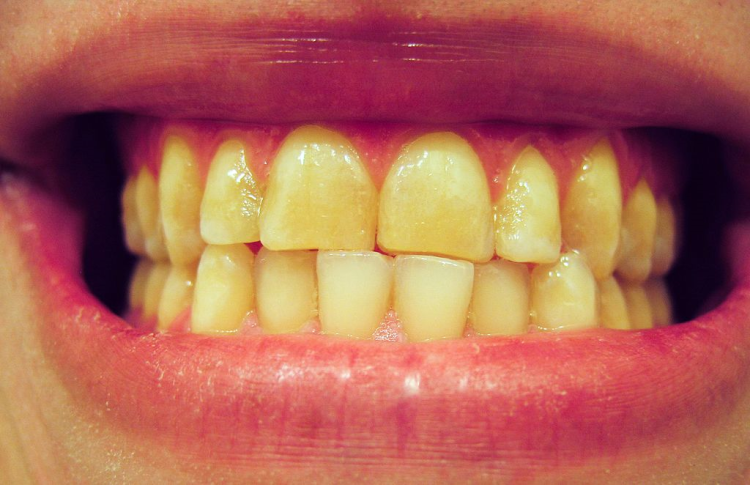
#> input picture dataset/samples/999999.png, 750 x 485 px
$ python -i gadf.py   (imports and definitions only)
#> lines starting #> are read from the running program, lines starting #| are printed output that depends on the picture
#> further down, picture is the input picture: shape (485, 750, 3); mean B, G, R 85.2, 103.4, 177.9
'''
A python implementation of the geometric attraction-driven flow
by Seongeun Kim, CMI Lab., KAIST.

Reference.
Hahn, Jooyoung, and Chang-Ock Lee.
"Geometric attraction-driven flow for image segmentation and boundary detection."
Journal of Visual Communication and Image Representation 21.1 (2010): 56-66.
https://doi.org/10.1016/j.jvcir.2009.10.005

Last update: 2022-10-24
'''
import cv2
import numpy as np
from skimage.measure import label


class GADF():
    eps = np.finfo(float).eps

    def __init__(self, img, sig=None, epsilon=1, refine_er=False):
        '''
        inputs
        -----
        img: color or gray scale image \n
        sig: variance for gaussian kernel \n
        epsilon: parameter; numerical integration or differentiation \n
        refine_er: custom option; if True, it try to delete some small fragments

        attributes
        -----
        self.Fa: GADF
        self.Er: edge-region
        '''
#> called with epsilon = 1, refine_er = False
        self.img_orig = img
        self.epsilon = epsilon
        self.w, self.h = img.shape[:2]
#> self.w = 485; self.h = 750
        if len(img.shape) > 2:
            self.c = img.shape[2]
#> self.c = 3
        else:
            self.c = 1

        if sig == None:
            sig = np.sqrt(self.w**2 + self.h**2) / 300
#> sig = 2.98
        img = self.gaussfilt(self.img_orig, sig=sig)
        self.Fa = self.gadf(img)

        er = self.edgeRegion()
        if refine_er:
            self.Er = self.refineEr(er)
        else:
            self.Er = er

    def gadf(self, img) -> None:
        if self.c == 1:
            ngx, ngy = self.normalGrad(img)

            Ip = self.directInterp(img, (ngx, ngy), self.epsilon)
            In = self.directInterp(img, (ngx, ngy), -self.epsilon)

            coeff = np.sign(Ip + In - 2 * img)
            Fa = np.stack((coeff * ngx, coeff * ngy), axis=2)
        elif self.c == 3:
            h = 1E-02
            E = self.structTensor(img)
            Q = self.eigvecSort(E)
            v = Q[..., 0]

            num_part = 21
            xp = np.linspace(0, self.epsilon, num_part)
            xn = np.linspace(-self.epsilon, 0, num_part)
            yp, yn = [], []
            for p, n in zip(*[xp, xn]):
                yp.append(self.dux(img, v, p, h))
                yn.append(self.dux(img, v, n, h))

            lx = np.trapz(yp, dx=1 / 20, axis=0) - np.trapz(yn, dx=1 / 20, axis=0)

            Fa = np.sign(lx)[..., None] * v
        else:
            raise NotImplemented('Number of image channels is not 1 or 3.')
        return Fa

    # [4 lines left out: function normalGrad, not called in this run]

    def structTensor(self, img):
        gx, gy = self.imgrad(img)
        Ei = np.array([[gx * gx, gx * gy], [gy * gx, gy * gy]])
        E = Ei.sum(axis=4).transpose((2, 3, 0, 1))
        return E

    def edgeRegion(self) -> None:
        F_ = np.stack((self.directInterp(self.Fa[..., 0], (self.Fa[..., 0], self.Fa[..., 1])),
            self.directInterp(self.Fa[..., 1], (self.Fa[..., 0], self.Fa[..., 1]))), axis=2)
        indic = np.sum(self.Fa * F_, axis=2)
        self.Er = np.where(indic < 0, 1, 0)
        return self.Er

    def dux(self, img, v, mag, h):
        '''
        input
        -----
        v: direction \n
        s: maginitude which is coefficient of v \n
        h: increment for finite differential \n
        '''
        _d = v.transpose((2, 0, 1))
        up = np.array([self.directInterp(img[..., i], _d, mag + h)
            for i in range(self.c)])
        un = np.array([self.directInterp(img[..., i], _d, mag - h)
            for i in range(self.c)])
        res = np.sqrt(np.sum(((up - un) / (2 * h)) ** 2, axis=0))
        return res

    @staticmethod
    def eigvecSort(E:np.ndarray, values=False) -> tuple:
        v, Q = np.linalg.eig(E)
        _idx = np.argsort(v, axis=-1)[..., ::-1]
        Q_idx = np.stack((_idx, _idx), axis=2)
        sorted_Q = np.take_along_axis(Q, Q_idx, axis=-1)
        if values:
            sorted_v = np.take_along_axis(v, _idx, axis=-1)
            return sorted_Q, sorted_v
        else:
            return sorted_Q

    @staticmethod
    def imgrad(img: np.ndarray, order=1, h=1) -> np.ndarray:
        '''
        central difference
        '''
#> called with order = 1, h = 1
        nd = img.ndim
#> nd = 3
        if nd < 3:
            img = np.expand_dims(img, axis=-1)
        if order == 1:
            _x_ = img[:, 2:, ...] - img[:, :-2, ...]
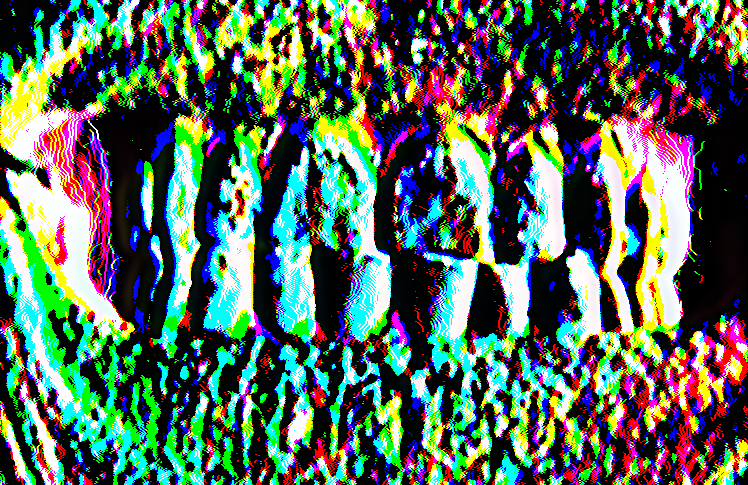
#> _x_: shape (485, 748, 3); mean B, G, R 90.8, 104.5, 84.7
            x_ = img[:, 1:2, ...] - img[:, :1, ...]
#> x_ = 485 rows, first 8: [0, 0, 0], [1, 0, 0], [0, 0, 0], [1, 0, 0], [0, 0, 0], [0, 0, 0], [0, 0, 0], [0, 1, 1]
            _x = img[:, -1:, ...] - img[:, -2:-1, ...]

            _y_ = img[2:, :, ...] - img[:-2, :, ...]
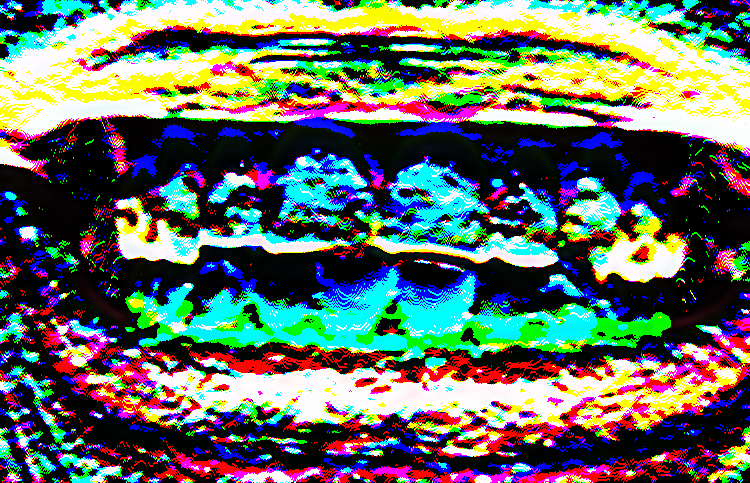
#> _y_: shape (483, 750, 3); mean B, G, R 100.2, 109.7, 99.1
            y_ = img[1:2, :, ...] - img[:1, :, ...]
#> y_ = 750 rows, first 8: [0, 0, 0], [1, 0, 0], [0, 0, 0], [0, 1, 0], [0, 0, 0], [0, 1, 0], [255, 0, 0], [255, 1, 0]
            _y = img[-1:, :, ...] - img[-2:-1, :, ...]

            gx = np.concatenate((x_, _x_, _x), axis=1)
            gy = np.concatenate((y_, _y_, _y), axis=0)
            if nd < 3:
                gx = gx[..., 0]
                gy = gy[..., 0]
            return gx / (2 * h), gy / (2 * h)
        elif order == 2:
            _img = np.pad(img, ((1, 1), (1, 1), (0, 0)), mode='symmetric')

            gxx = _img[1:-1, 2:, ...] + _img[1:-1, :-2, ...] - 2 * _img[1:-1, 1:-1, ...]
            gyy = _img[2:, 1:-1, ...] + _img[:-2, 1:-1, ...] - 2 * _img[1:-1, 1:-1, ...]
            gxy = _img[2:, 2:, ...] + _img[:-2, :-2, ...] - _img[2:, :-2, ...] - _img[:-2, 2:, ...]
            if nd < 3:
                gxx = gxx[..., 0]
                gyy = gyy[..., 0]
                gxy = gxy[..., 0]
            return gxx / (h * h), gyy / (h * h), gxy / (4 * h * h)

    @staticmethod
    def gaussfilt(img, sig=2, ksz=None, bordertype=cv2.BORDER_REFLECT):
        if ksz is None:
            ksz = ((2 * np.ceil(2 * sig) + 1).astype(int), (2 * np.ceil(2 * sig) + 1).astype(int))
        return cv2.GaussianBlur(img, ksz, sig, borderType=bordertype)

    @staticmethod
    def directInterp(img: np.ndarray, direct:tuple or list, mag=1) -> np.ndarray:
        m, n = img.shape[:2]
        y, x = np.indices((m, n))

        x_ = x + mag * direct[0]
        y_ = y + mag * direct[1]

        x_ = np.where(x_ < 0, 0, x_)
        x_ = np.where(x_ > n - 1, n - 1, x_)
        y_ = np.where(y_ < 0, 0, y_)
        y_ = np.where(y_ > m - 1, m - 1, y_)

        x1 = np.floor(x_).astype(int)
        x2 = np.ceil(x_).astype(int)
        y1 = np.floor(y_).astype(int)
        y2 = np.ceil(y_).astype(int)

        I1 = img[y1, x1, ...]
        I2 = img[y1, x2, ...]
        I3 = img[y2, x2, ...]
        I4 = img[y2, x1, ...]

        I14 = (y_ - y1) * I4 + (y2 - y_) * I1
        I23 = (y_ - y1) * I3 + (y2 - y_) * I2

        return (x_ - x1) * I23 +(x2 - x_) * I14

    # [73 lines left out: functions refineEr, fineEr, delEr, smallRegion, not called in this run]

>>> import cv2
>>> picture = cv2.imread('../dataset/samples/999999.png')
>>> result = GADF(picture).edgeRegion()
#> the loop in gadf, `for p, n in zip(*[xp, xn]):` made 21 passes
#> pass 1, in directInterp, `x_ = x + mag * direct[0]`:
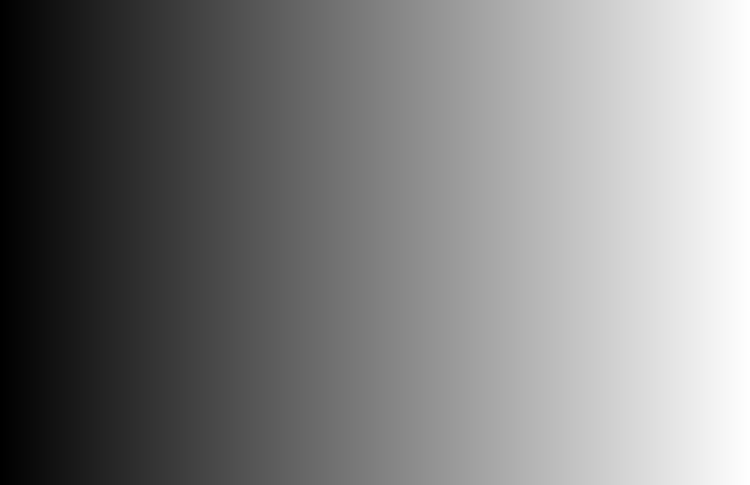
#> x_: shape (485, 750) float64; min -0.00707, max 749, mean 374.5; drawn with min black and max white
#> pass 1, in directInterp, `y_ = y + mag * direct[1]`:
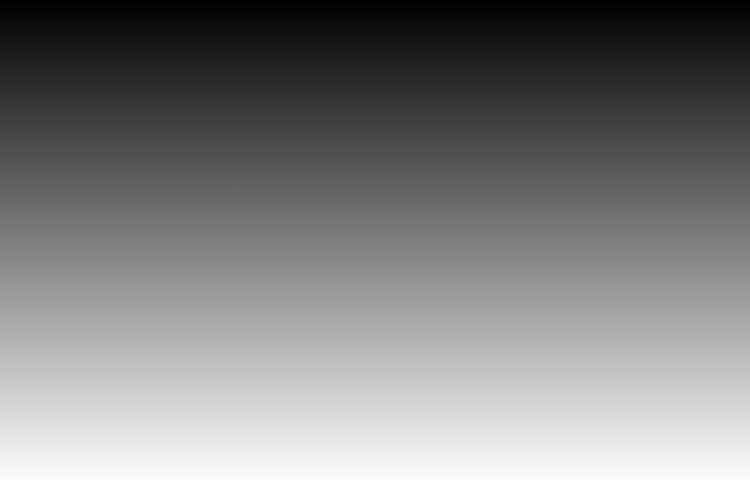
#> y_: shape (485, 750) float64; min -0.01, max 484, mean 242; drawn with min black and max white
#> after the loop in gadf, `for p, n in zip(*[xp, xn]):`: yn = 21 items
#> in gadf, `lx = np.trapz(yp, dx=1 / 20, axis=0) - np.trapz(yn, dx=1 / 20, axis=0)`:
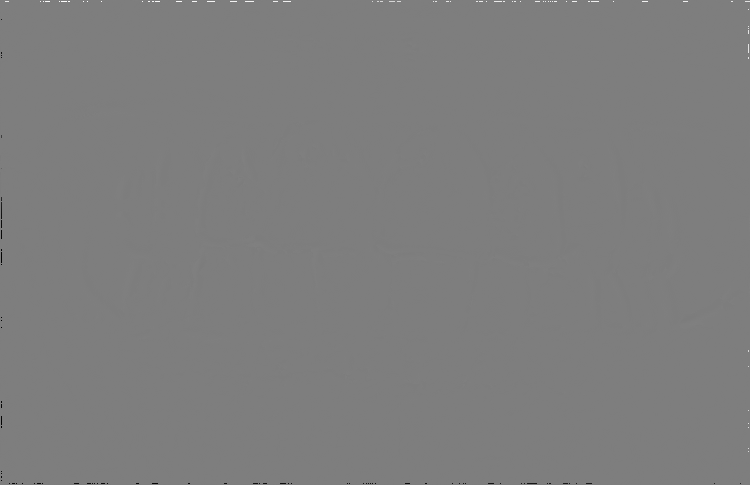
#> lx: shape (485, 750) float64; min -358.1, max 364.8, mean 0; drawn with min black and max white
#> in edgeRegion, `indic = np.sum(self.Fa * F_, axis=2)`:
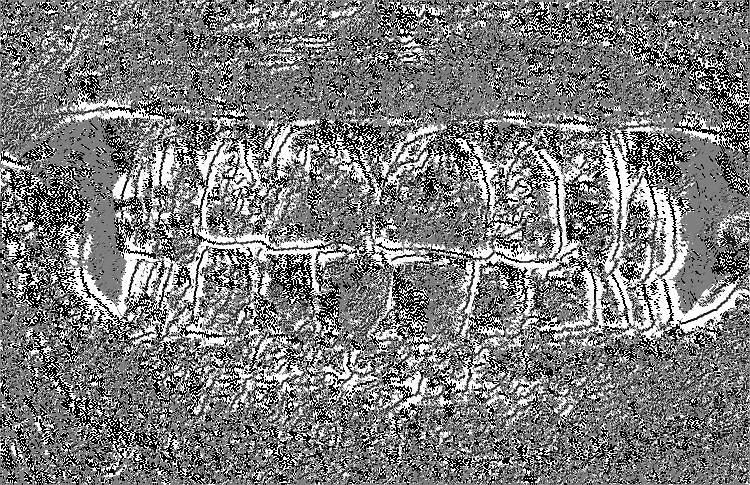
#> indic: shape (485, 750) float64; min -1, max 1, mean -0.0211; drawn with min black and max white
#> in edgeRegion, `self.Er = np.where(indic < 0, 1, 0)`:
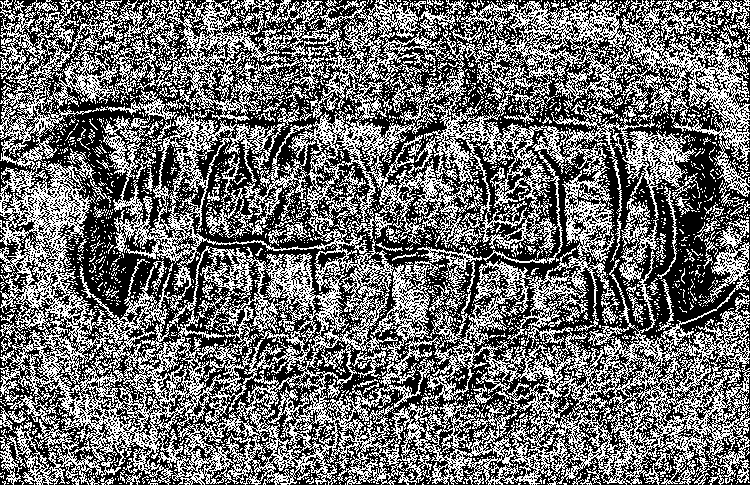
#> self.Er: shape (485, 750) int64; values 0 (black) and 1 (white), 43.4% white in thin lines or dots
